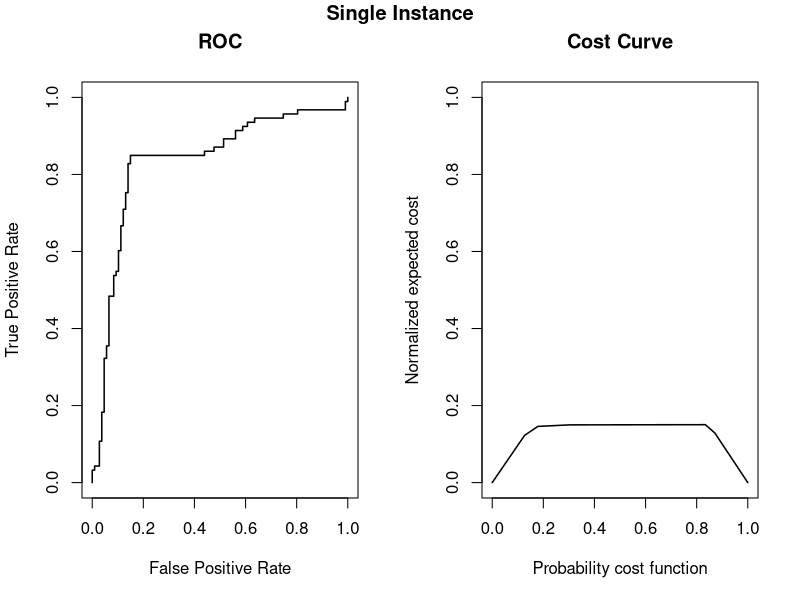
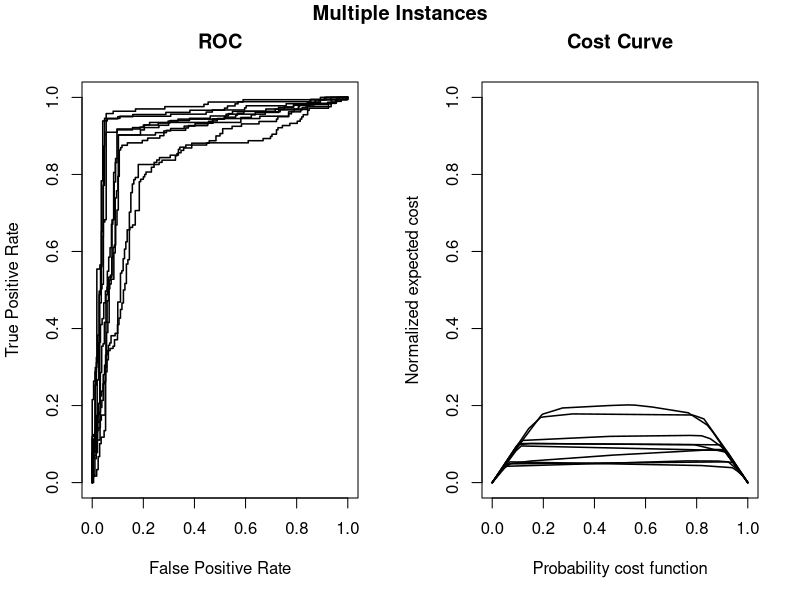
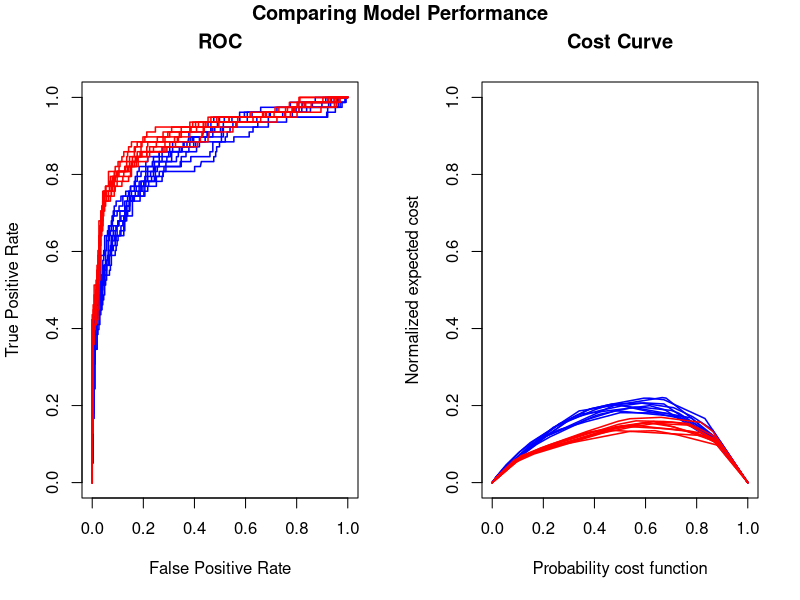

Write the R code that produced these figures, in order.
## ---- chunk 1
library( dplyr )
library( ROCR )
## ---- chunk 2
par(mfrow=c(1,2))
data(ROCR.simple)

pred <- prediction( ROCR.simple$predictions, ROCR.simple$labels)

perf_roc <- performance( pred, "tpr", "fpr" )
perf_cc <- performance(pred,"ecost")



plot(perf_roc,lwd=1.5,xlim=c(0,1),ylim=c(0,1),
     xlab='False Positive Rate',
     ylab="True Positive Rate",
     main='ROC')


plot(perf_cc,lwd=1.5,xlim=c(0,1),ylim=c(0,1),
     xlab='Probability cost function',
     ylab="Normalized expected cost",
     main='Cost Curve')

title("Single Instance", line = -1, outer = TRUE)
## ---- chunk 3
par(mfrow=c(1,2))
data(ROCR.xval)

pred <-prediction(ROCR.xval$predictions,ROCR.xval$labels)

perf_roc <- performance( pred, "tpr", "fpr" )
perf_cc <- performance(pred,"ecost")



plot(perf_roc,lwd=1.5,xlim=c(0,1),ylim=c(0,1),
     xlab='False Positive Rate',
     ylab="True Positive Rate",
     main='ROC')


plot(perf_cc,lwd=1.5,xlim=c(0,1),ylim=c(0,1),
     xlab='Probability cost function',
     ylab="Normalized expected cost",
     main='Cost Curve')

title("Multiple Instances", line = -1, outer = TRUE)
## ---- chunk 4
par(mfrow=c(1,2))
data(ROCR.hiv)

pred_nn <-prediction(ROCR.hiv$hiv.nn$predictions,ROCR.hiv$hiv.nn$labels)

perf_nn_roc <- performance( pred_nn, "tpr", "fpr" )
perf_nn_cc <- performance(pred_nn,"ecost")

pred_svm <-prediction(ROCR.hiv$hiv.svm$predictions,ROCR.hiv$hiv.svm$labels)

perf_svm_roc <- performance( pred_svm, "tpr", "fpr" )
perf_svm_cc <- performance(pred_svm,"ecost")

plot(perf_nn_roc,lwd=1.5,xlim=c(0,1),ylim=c(0,1), col = 'blue',
     xlab='False Positive Rate',
     ylab="True Positive Rate",
     main='ROC')
plot(perf_svm_roc,lwd=1.5,xlim=c(0,1),ylim=c(0,1), col = 'red',add=TRUE)

plot(perf_nn_cc,lwd=1.5,xlim=c(0,1),ylim=c(0,1), col = 'blue',
     xlab='Probability cost function',
     ylab="Normalized expected cost",
     main='Cost Curve')
plot(perf_svm_cc,lwd=1.5,xlim=c(0,1),ylim=c(0,1), col = 'red',add=TRUE)

title("Comparing Model Performance", line = -1, outer = TRUE)
